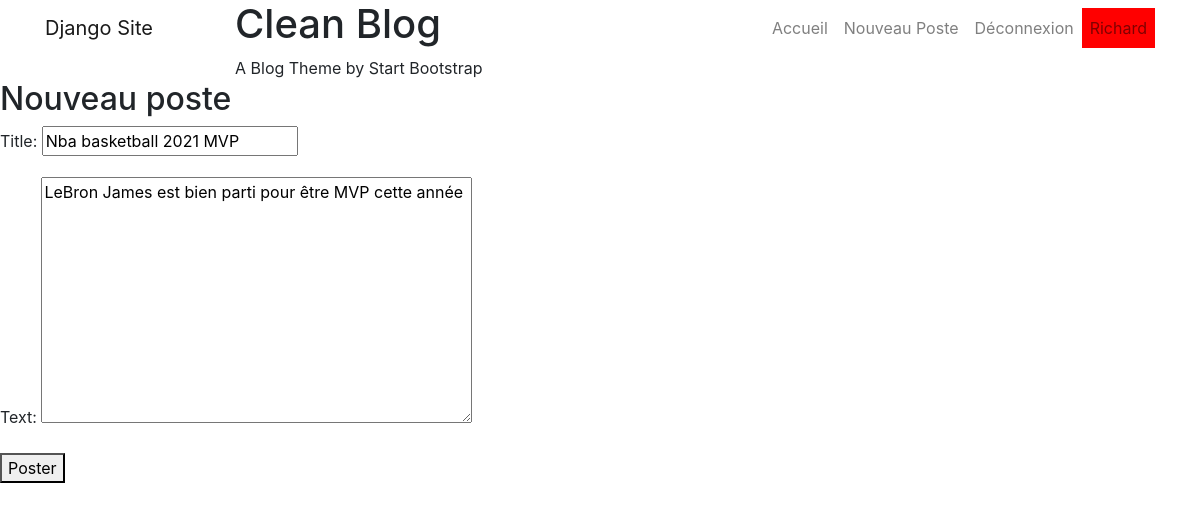
/post/edit/13 (signed in), run on the app's committed database.
### blog/models.py (models this page shows, shortened)
class Post(models.Model):
	author = models.ForeignKey('auth.User',on_delete=models.CASCADE)
	title = models.CharField(max_length=200)
	text = models.TextField()
	created_date = models.DateTimeField(default=timezone.now)
	published_date = models.DateTimeField(blank=True,null=True)

### blog/views.py (the view)
# urls.py: path('post/edit/<int:id>',views.post_edit,name='post_edit'),
@login_required
def post_edit(request,id):
	post = get_object_or_404(Post,id=id)
	if request.method == 'POST':
		form = PostForm(request.POST,instance=post)
		if form.is_valid():
			post = form.save(commit=False)
			post.author = request.user
			post.published_date = timezone.now()
			post.save()
			return redirect('post_detail',id=post.pk)
	else:
		form = PostForm(instance=post)
	return render(request,'blog/post_edit.html',{'form':form})

### blog/forms.py
class PostForm(forms.ModelForm):
	class Meta:
		model = Post
		fields=('title','text')

### blog/templates/blog/post_edit.html (shortened to what this page needs)
{% extends "base.html" %}
{% block content%}
 {% include '_blog_header.html' %}
<h2>Nouveau poste</h2>
<form method="POST" action="">
	{{ form.as_p }}
	<button type="submit">Poster</button>
</form>
{% endblock%}

### templates/nav.html (shortened to what this page needs)
  <nav class="navbar navbar-expand-lg navbar-light fixed-top" id="mainNav">
    <div class="container">
      <a class="navbar-brand" href="{% url 'post_list' %}">Django Site</a>
      <div class="collapse navbar-collapse" id="navbarResponsive">
        <ul class="navbar-nav ml-auto">
          <li class="nav-item">
            <a class="nav-link" href="{% url 'post_list' %}">Accueil</a>
          </li>
      {% if user.is_authenticated %}
          <li class="nav-item">
            <a class="nav-link" href="{% url 'post_new' %}">Nouveau Poste</a>
          </li>
      {% endif %}
    {% if not user.is_authenticated %}
    <li class="nav-item">
            <a class="nav-link" href="{% url 'login' %}">Connexion</a>
          </li>
          <li class="nav-item">
            <a class="nav-link" href="{% url 'signup' %}">Inscription</a>
          </li>
    {% else %}
    <li class="nav-item">
            <a class="nav-link" href="{% url 'logout' %}">Déconnexion</a>
          </li>
      {% endif %}
         {% if user.is_authenticated %}
          <li style="background-color: red;" class="nav-item">
            <a class="nav-link" href="{% url 'post_new' %}">{{user.username}}</a>
          </li>
      {% endif %}
        </ul>
      </div>
    </div>
  </nav>

### data on the page
Post: title "Nba basketball 2021 MVP", text "LeBron James est bien parti pour être MVP cette année"

### other printed values
{{ user.username }} "Richard"
